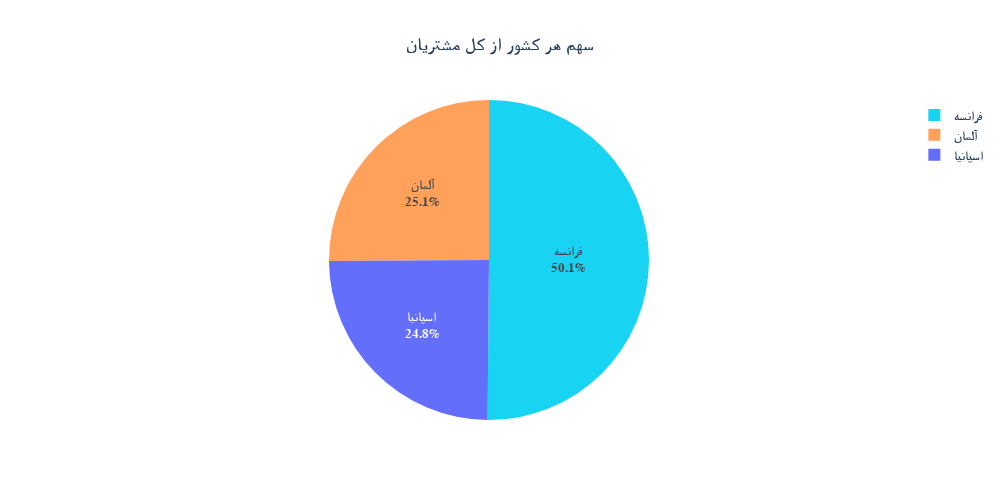

Source (notebook cell):
### Code cell
col = "Geography"
title = "سهم هر کشور از کل مشتریان"
width = global_width
height = global_height
custom_colors = [
    "#19D3F3",
    "#FFA15A",
    "#636EFA"
]
custom_labels = {
    "France": "فرانسه",
    "Germany": "آلمان",
    "Spain": "اسپانیا"
}
draw_pie_chart(df, col, title, width, height, 
               custom_colors=custom_colors, 
               custom_labels=custom_labels, save=True)

### Figure 1 — Plotly figure (JSON) as saved in the notebook; plotly's stock layout.template omitted (floating-point values rounded to 4 significant figures)
{"data": [{"domain": {"x": [0, 1], "y": [0, 1]}, "hovertemplate": "Geography=%{label}<br>Count=%{value}<extra></extra>", "labels": ["فرانسه", "آلمان", "اسپانیا"], "legendgroup": "", "name": "", "showlegend": true, "textinfo": "percent+label", "type": "pie", "values": [5014, 2509, 2477]}], "layout": {"font": {"family": "Vazir FD-WOL", "size": 13, "weight": "bold"}, "height": 500, "legend": {"tracegroupgap": 0}, "piecolorway": ["#19D3F3", "#FFA15A", "#636EFA"], "title": {"text": "سهم هر کشور از کل مشتریان", "x": 0.5, "xanchor": "center"}, "width": 1000}}
